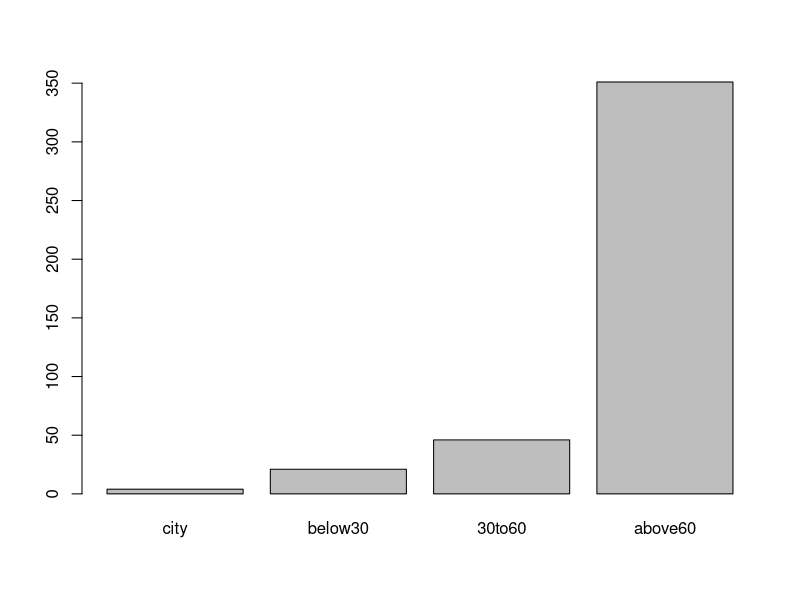
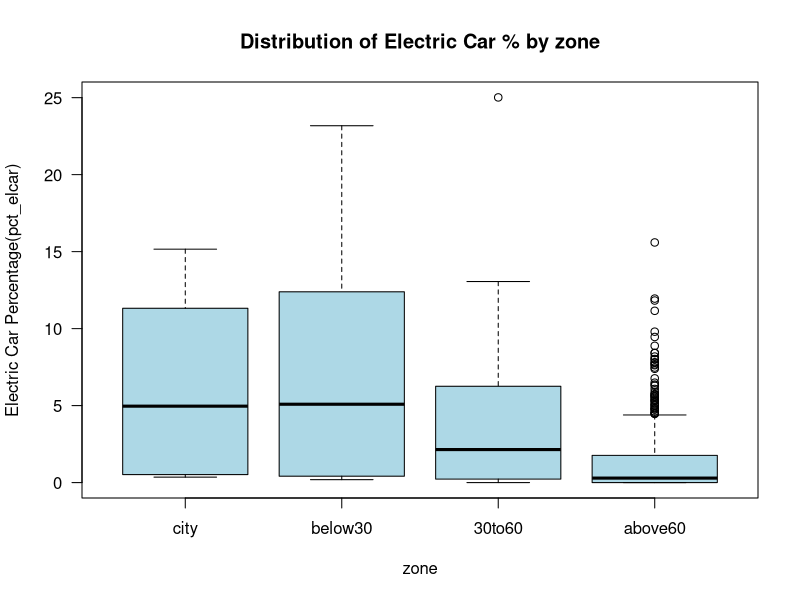
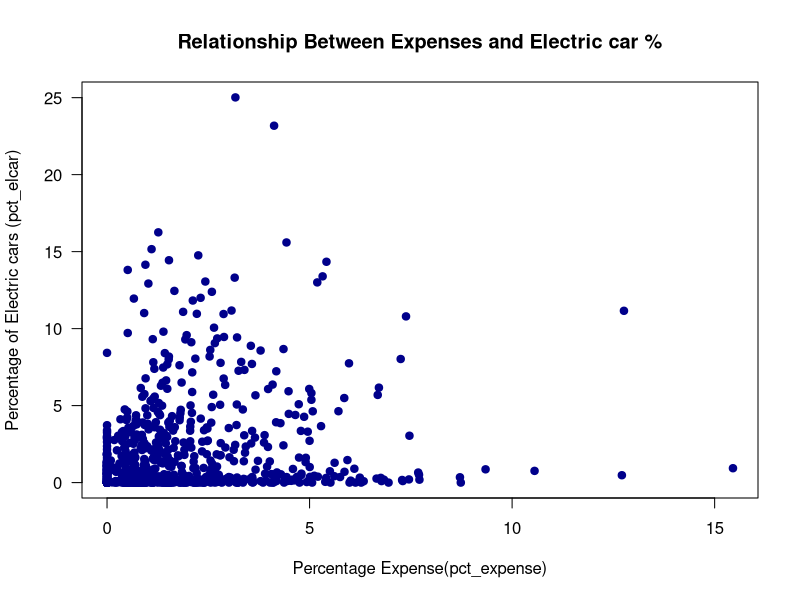
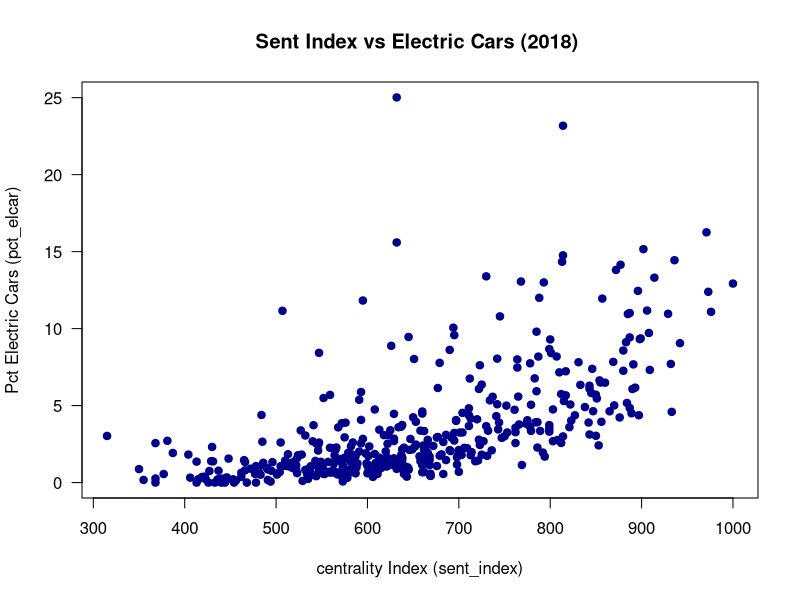
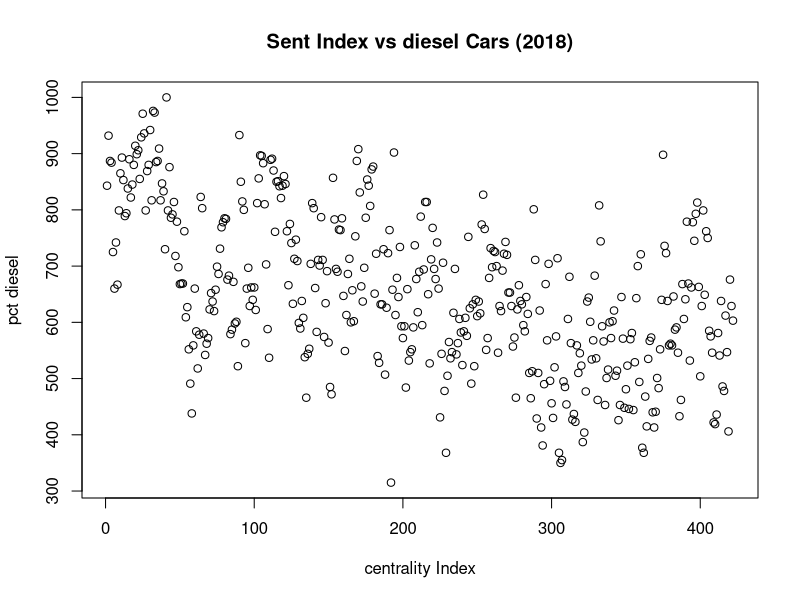

Reproduce these figures in R, in order.
## ---- chunk 1
knitr::opts_chunk$set(echo = TRUE)
## ---- chunk 2
setwd("C:/Users/Phinehas/Desktop/log 708 assignment 1")
## ---- chunk 3
cardata <- read.csv("el_car_data_1.csv")
## ---- chunk 4
head(cardata,10)
tail(cardata, 10)
nrow(cardata)
## ---- chunk 5
cardata$diesel_pct <- (cardata$diesel/cardata$total)*100
## ---- chunk 6
cardata$gasoline_pct <- (cardata$gasoline/cardata$total)*100
## ---- chunk 7
cardata$zone = ordered(cardata$zone, levels = c("city",
"below30",
"30to60",
"above60"))
## ---- chunk 8
head(cardata$zone)
## ---- chunk 9
cardata12 <- subset(cardata, year==2012)
cardata18 <- subset(cardata, year==2018)
## ---- chunk 10
table(cardata18$zone)
## ---- chunk 11
table(cardata18$zone)
barplot(table(cardata18$zone))
## ---- chunk 12
sorted_data <-cardata18[order(cardata18$total),]
head(sorted_data, 1)
tail(sorted_data,1)
## ---- chunk 13
with(cardata, tapply(income_med_adj,year, mean, na.rm=TRUE))
## ---- chunk 14
S <- order(cardata12$pct_elcar, decreasing = TRUE)
## ---- chunk 15
S[1:10]
## ---- chunk 16
cardata12[S[1:10],]
## ---- chunk 17
S_18 <- order(cardata18$pct_elcar, decreasing = TRUE)
## ---- chunk 18
mean_by_zone <- aggregate(pct_elcar~zone, data = cardata, FUN = mean, na.rm = TRUE)
## ---- chunk 19
boxplot(pct_elcar~ zone, data= cardata, main="Distribution of Electric Car % by zone", xlab= "zone", ylab= "Electric Car Percentage(pct_elcar)",col= "lightblue", las= 1)
## ---- chunk 20
total_el_2012 <- sum(cardata$el, na.rm = TRUE)
toatl_cars_2012 <- sum(cardata12$total, na.rm = TRUE)
## ---- chunk 21
national_pct_2012 <- (total_el_2012/ toatl_cars_2012)* 100
## ---- chunk 22
total_el_2018 <- sum(cardata18$el, na.rm = TRUE)
total_cars_2018 <- sum(cardata18$total, na.rm = TRUE)
## ---- chunk 23
national_pct_2018 <- (total_el_2018/ total_cars_2018)* 100
## ---- chunk 24
cor(cardata$pct_expense, cardata$pct_elcar, use = "complete.obs")
## ---- chunk 25
plot(cardata$pct_expense, cardata$pct_elcar,main = "Relationship Between Expenses and Electric car %",xlab = "Percentage Expense(pct_expense)",ylab = "Percentage of Electric cars (pct_elcar)", col= "darkblue",pch= 19,las= 1)

## ---- chunk 26
cor_sent_el <- cor(cardata18$sent_index,cardata18$pct_elcar, use = "complete.obs")
## ---- chunk 27
plot(cardata18$sent_index, cardata18$pct_elcar,xlab = "centrality Index (sent_index)", ylab = "Pct Electric Cars (pct_elcar)", main = "Sent Index vs Electric Cars (2018) ",col= "darkblue", pch = 19, las= 1)
## ---- chunk 28
 plot(cardata18$sent_index, cardata18$pct_diesel,xlab = "centrality Index", ylab = "pct diesel", main = "Sent Index vs diesel Cars (2018)")
